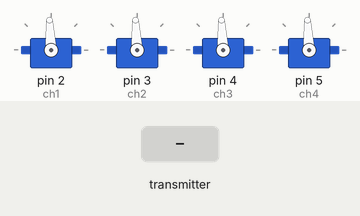
Simulated run of this sketch. Board: Arduino Uno, built with avr-gcc and run on an emulated ATmega328P. On the bench: 4 × servo. The test bench sets the inputs (shaded band). No radio packets arrive unless stated.

Above: at 1.2 s.
1.3 s: the transmitter starts sending pitch = 0
At 1.7 s:
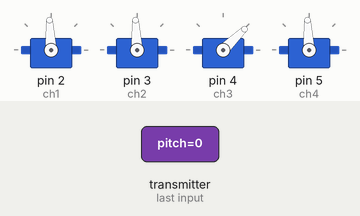
2.8 s: the transmitter starts sending roll = 0
At 4.0 s:
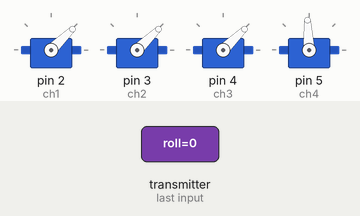
4.3 s: the transmitter starts sending yaw = 0
At 5.2 s:
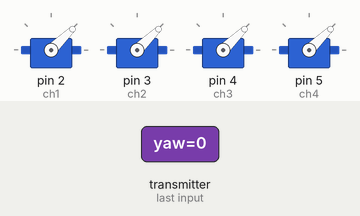
5.8 s: the transmitter starts sending pitch = 64
At 6.4 s:
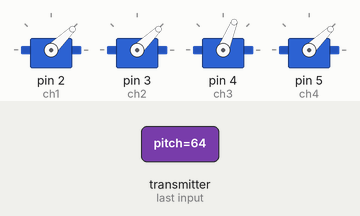
7.3 s: the transmitter starts sending roll = 64
At 8.5 s:
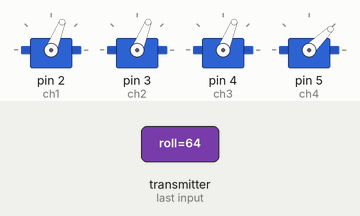
8.8 s: the transmitter starts sending yaw = 64
At 9.8 s:
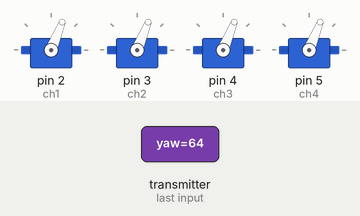
Timing chart, 0 to 11.3 s (numbered marks = the images above; inputs shaded):
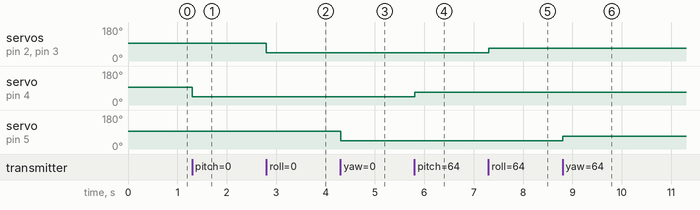

The sketch:

AliciDeneme.ino
```cpp
//  8-Channel Receiver | 8 Kanal Alıcı

#include <SPI.h>
#include <nRF24L01.h>
#include <RF24.h>
#include <Servo.h>

int ch_width_1 = 0;
int ch_width_2 = 0;
int ch_width_3 = 0;
int ch_width_4 = 0;
int ch_width_5 = 0;
int ch_width_6 = 0;

int ch_width_7 = 0;
int ch_width_8 = 0;

Servo ch1;
Servo ch2;
Servo ch3;
Servo ch4;
Servo ch5;
Servo ch6;

Servo ch7;
Servo ch8;

struct Signal {

byte throttle;
byte pitch;
byte roll;
byte yaw;
byte aux1;
byte aux2;

byte aux3;
byte aux4;

};

Signal data;

const uint64_t pipeIn = 0xABCDABCD71LL;
RF24 radio(7, 8);

void ResetData()
{

data.throttle = 0;                                         // Define the inicial value of each data input. | Veri girişlerinin başlangıç değerleri
data.roll = 127;
data.pitch = 127;
data.yaw = 127;
data.aux1 = 0;
data.aux2 = 0;

data.aux3 = 0;
data.aux4 = 0;

}

void setup()
{
                                                           // Set the pins for each PWM signal | Her bir PWM sinyal için pinler belirleniyor.
  ch1.attach(2);
  ch2.attach(3);
  ch3.attach(4);
  ch4.attach(5);
//  ch5.attach(6);
//  ch6.attach(7);

  ResetData();                                             // Configure the NRF24 module  | NRF24 Modül konfigürasyonu
  radio.begin();
  radio.openReadingPipe(1,pipeIn);
  radio.setChannel(100);
  radio.setAutoAck(false);
  radio.setDataRate(RF24_250KBPS);                         // The lowest data rate value for more stable communication  | Daha kararlı iletişim için en düşük veri hızı.
  radio.setPALevel(RF24_PA_MAX);                           // Output power is set for maximum |  Çıkış gücü maksimum için ayarlanıyor.
  radio.startListening();                                  // Start the radio comunication for receiver | Alıcı için sinyal iletişimini başlatır.

}

unsigned long lastRecvTime = 0;

void recvData()
{
while ( radio.available() ) {
radio.read(&data, sizeof(Signal));
lastRecvTime = millis();                                    // Receive the data | Data alınıyor
}
}

void loop()
{
recvData();
unsigned long now = millis();
if ( now - lastRecvTime > 1000 ) {
ResetData();                                                // Signal lost.. Reset data | Sinyal kayıpsa data resetleniyor
}

ch_width_1 = map(data.roll, 0, 255, 1000, 2000);
ch_width_2 = map(data.roll, 0, 255, 1000, 2000);
ch_width_3 = map(data.pitch, 0, 255, 1000, 2000);
ch_width_4 = map(data.yaw, 0, 255, 1000, 2000);
//ch_width_5 = map(data.throttle, 0, 255, 1000, 2000);
//ch_width_6 = map(data.aux1, 0, 1, 1000, 2000);

ch1.writeMicroseconds(ch_width_1);                          // Write the PWM signal | PWM sinyaller çıkışlara gönderiliyor
ch2.writeMicroseconds(ch_width_2);
ch3.writeMicroseconds(ch_width_3);
ch4.writeMicroseconds(ch_width_4);
//ch5.writeMicroseconds(ch_width_5);
//ch6.writeMicroseconds(ch_width_6);

//ch7.writeMicroseconds(ch_width_7);
//ch8.writeMicroseconds(ch_width_8);

}
```

Measured:
- after the input at 1.3 s, servo on pin 4 (ch3): 93° → 44° at once
- after the input at 2.8 s, servo on pin 2 (ch1), servo on pin 3 (ch2): 93° → 44° at once
- after the input at 4.3 s, servo on pin 5 (ch4): 93° → 44° at once
- after the input at 5.8 s, servo on pin 4 (ch3): 44° → 68° at once
- after the input at 7.3 s, servo on pin 2 (ch1), servo on pin 3 (ch2): 44° → 68° at once
- after the input at 8.8 s, servo on pin 5 (ch4): 44° → 68° at once
